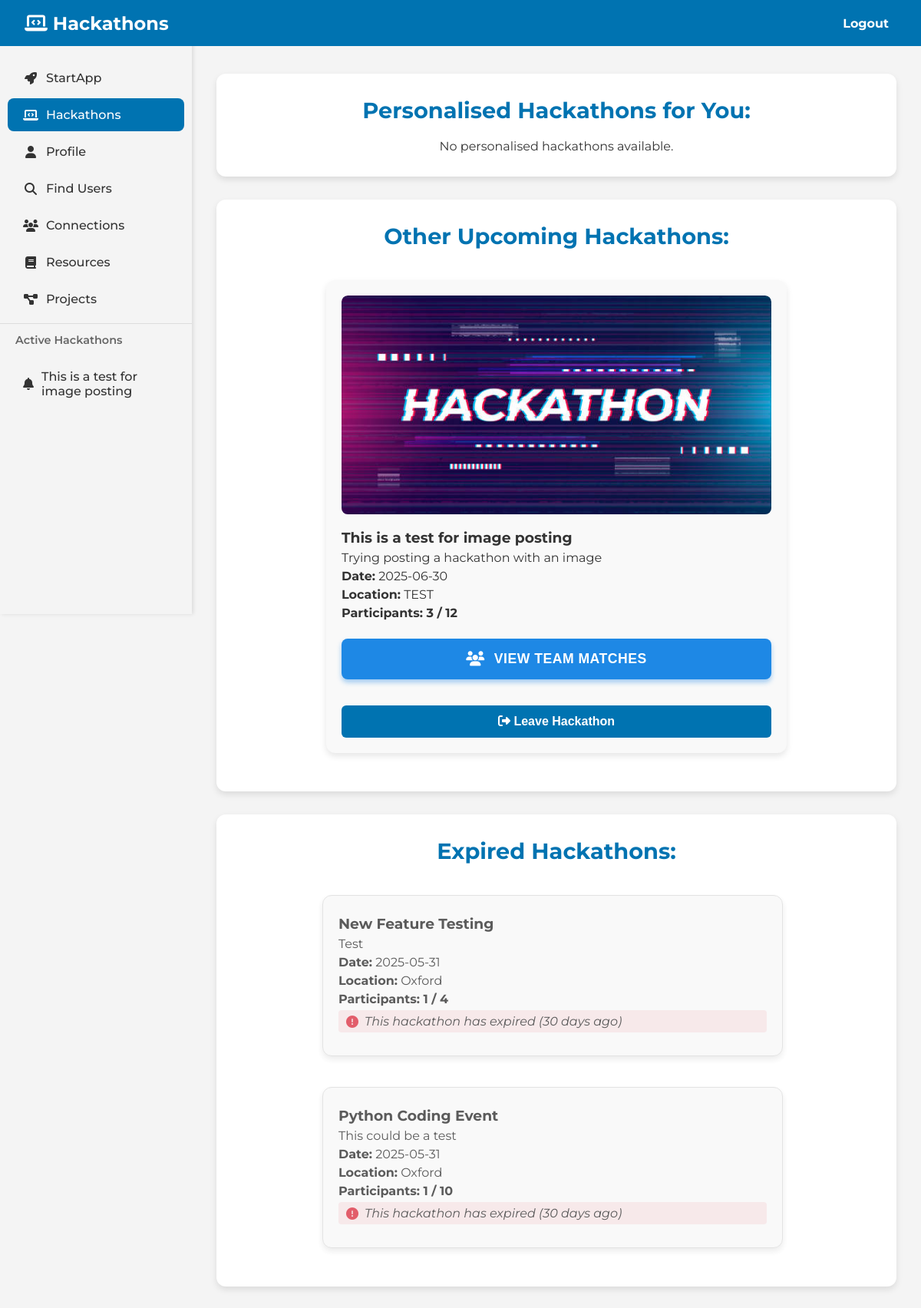
Page /hack (signed in) on the committed database.
### tables this page shows
CREATE TABLE hackathons (
    id INTEGER PRIMARY KEY AUTOINCREMENT,
    title TEXT NOT NULL,
    description TEXT NOT NULL,
    date TEXT NOT NULL,
    location TEXT NOT NULL
, max_participants INTEGER DEFAULT 0, current_participants INTEGER DEFAULT 0, created_by TEXT, image_path TEXT);

### app.py (the view, shortened to what this page needs)
@app.route('/hack', methods=['GET'])
def hack():
    if 'username' not in session:
        flash("Please log in to view hackathons.", "error")
        return redirect(url_for('home'))
    username = session['username']
    today = datetime.now().strftime('%Y-%m-%d')
    today_date = datetime.now().date()
    cleanup_old_hackathons(30)
    active_hackathons = query_db("""
        SELECT h.id, h.title, h.image_path
        FROM hackathons h
        WHERE h.date >= ?
        ORDER BY h.date ASC
    """, [today])
    user_profile = query_db("SELECT skills FROM user_profiles WHERE username = ?", [username], one=True)
    user_skills = user_profile['skills'].split(',') if user_profile and user_profile['skills'] else []
    hackathon_base_query = """
    SELECT h.id, h.title, h.description, h.date, h.location, h.max_participants,
           h.created_by, h.image_path,
           COUNT(p.id) AS current_participants,
           CASE WHEN p2.username IS NOT NULL THEN 1 ELSE 0 END AS joined
    FROM hackathons h
    LEFT JOIN participants p ON h.id = p.hackathon_id
    LEFT JOIN participants p2 ON h.id = p2.hackathon_id AND p2.username = ?
    WHERE h.date >= ?
"""
    if user_skills:
        skill_conditions = " OR ".join([
            "(LOWER(h.title) LIKE LOWER(?) OR LOWER(h.description) LIKE LOWER(?))"
            for _ in user_skills
        ])
        skill_params = [f"%{skill.strip().lower()}%" for skill in user_skills for _ in range(2)]
        matching_hackathons = query_db(f"""
            {hackathon_base_query} AND ({skill_conditions})
            GROUP BY h.id
            ORDER BY h.date ASC
        """, [username, today] + skill_params)
        other_hackathons = query_db(f"""
            {hackathon_base_query} AND NOT ({skill_conditions})
            GROUP BY h.id
            ORDER BY h.date ASC
        """, [username, today] + skill_params)
    expired_hackathons = query_db("""
        SELECT h.id, h.title, h.description, h.date, h.location, h.max_participants,
               h.created_by, h.image_path,
               COUNT(p.id) AS current_participants,
               CASE WHEN p2.username IS NOT NULL THEN 1 ELSE 0 END AS joined
        FROM hackathons h
        LEFT JOIN participants p ON h.id = p.hackathon_id
        LEFT JOIN participants p2 ON h.id = p2.hackathon_id AND p2.username = ?
        WHERE h.date < ?
        GROUP BY h.id
        ORDER BY h.date DESC
    """, [username, today])
    expired_hackathons = [dict(hackathon) for hackathon in expired_hackathons]
    for hackathon in expired_hackathons:
        hackathon_date = datetime.strptime(hackathon['date'], '%Y-%m-%d').date()
        days_expired = (today_date - hackathon_date).days
        hackathon['days_expired'] = days_expired
    return render_template(
        'hack.html',
        matching_hackathons=matching_hackathons,
        other_hackathons=other_hackathons,
        expired_hackathons=expired_hackathons,
        active_hackathons=active_hackathons
    )

### app.py (called while the page is built)
def get_db():
    if 'db' not in g:
        g.db = sqlite3.connect(
            'database.sqlite',
            detect_types=sqlite3.PARSE_DECLTYPES
        )
        g.db.row_factory = sqlite3.Row
    return g.db

def query_db(query, args=(), one=False):
     cur = get_db().execute(query, args)
     rv = cur.fetchall()
     cur.close()
     return (rv[0] if rv else None) if one else rv

### templates/hack.html (shortened to what this page needs)
<!DOCTYPE html>
<html lang="en">
<head>
    <link rel="stylesheet" href="{{ url_for('static', filename='css/hack.css') }}">
</head>
<body>
    <header>
        <div class="navbar">
            <h1><i class="fas fa-laptop-code"></i> Hackathons</h1>
            <nav>
                <ul>
                    <li><a href="/logout">Logout</a></li>
                </ul>
            </nav>
        </div>
    </header>
    <aside class="sidebar">
        <ul id="hackathon-sidebar">
            <li><a href="/"><i class="fas fa-rocket"></i> StartApp</a></li>
            <li><a href="/hack" class="active"><i class="fas fa-laptop-code"></i> Hackathons</a></li>
            <li><a href="/profile"><i class="fas fa-user"></i> Profile</a></li>
            <li><a href="/search_users"><i class="fas fa-search"></i> Find Users</a></li>
            <li>
                <a href="/connections">
                    <i class="fas fa-users"></i> Connections
                </a>
            </li>
            <li><a href="/resources"><i class="fas fa-book"></i> Resources</a></li>
            <li><a href="/projects"><i class="fas fa-project-diagram"></i> Projects</a></li>
            {% if active_hackathons %}
                <li class="sidebar-divider">Active Hackathons</li>
                {% for hackathon in active_hackathons %}
                    <li><a href="/hackathon/{{ hackathon.id }}/updates"><i class="fas fa-bell"></i> {{ hackathon.title }}</a></li>
                {% endfor %}
            {% endif %}
        </ul>
    </aside>
    <main class="container">
        <div id="hackathon-feed">
            <div class="category-container">
                <h2>Personalised Hackathons for You:</h2>
                <div id="personalised-hackathons">
                    {% if matching_hackathons %}
                        {% for hackathon in matching_hackathons %}
                        <div class="hackathon-post" data-id="{{ hackathon.id }}">
                            {% if hackathon.image_path %}
                            <div class="hackathon-image">
                                <img src="{{ url_for('static', filename=hackathon.image_path) }}" alt="{{ hackathon.title }}">
                            </div>
                            {% endif %}
                            <h3>{{ hackathon.title }}</h3>
                            <p>{{ hackathon.description }}</p>
                            <p><strong>Date:</strong> {{ hackathon.date }}</p>
                            <p><strong>Location:</strong> {{ hackathon.location }}</p>
                            <p class="participants-info"><strong>Participants:</strong> {{ hackathon.current_participants }} / {{ hackathon.max_participants }}</p>
                            {% if hackathon.joined %}
                            <div class="team-matching-section">
                                <button class="team-match-btn" onclick="viewTeamMatches('{{ hackathon.id }}')">
                                    <i class="fas fa-users"></i> View Team Matches
                                </button>
                            </div>
                            {% endif %}
                            <div class="button-group">
                                {% if hackathon.joined == 1 %}
                                    <button class="leave-btn" onclick="leaveHackathon('{{ hackathon.id }}')">
                                        <i class="fas fa-sign-out-alt"></i> Leave Hackathon
                                    </button>
                                {% else %}
                                    <button class="join-btn" onclick="joinHackathon('{{ hackathon.id }}')">
                                        <i class="fas fa-sign-in-alt"></i> Join Hackathon
                                    </button>
                                {% endif %}
                                {% if session.get('username') == hackathon.created_by %}
                                    <button class="edit-hackathon-btn" onclick="editHackathon('{{ hackathon.id }}')">
                                        <i class="fas fa-edit"></i> Edit
                                    </button>
                                {% endif %}
                            </div>
                        </div>
                        {% endfor %}
                    {% else %}
                        <p id="no-personalised-message">No personalised hackathons available.</p>
                    {% endif %}
                </div>
            </div>
            <div class="category-container">
                <h2>Other Upcoming Hackathons:</h2>
                <div id="other-hackathons">
                    {% for hackathon in other_hackathons %}
                    <div class="hackathon-post" data-id="{{ hackathon.id }}">
                        {% if hackathon.image_path %}
                        <div class="hackathon-image">
                            <img src="{{ url_for('static', filename=hackathon.image_path) }}" alt="{{ hackathon.title }}">
                        </div>
                        {% endif %}
                        <h3>{{ hackathon.title }}</h3>
                        <p>{{ hackathon.description }}</p>
                        <p><strong>Date:</strong> {{ hackathon.date }}</p>
                        <p><strong>Location:</strong> {{ hackathon.location }}</p>
                        <p class="participants-info"><strong>Participants:</strong> {{ hackathon.current_participants }} / {{ hackathon.max_participants }}</p>
                        {% if hackathon.joined %}
                        <div class="team-matching-section">
                            <button class="team-match-btn" onclick="viewTeamMatches('{{ hackathon.id }}')">
                                <i class="fas fa-users"></i> View Team Matches
                            </button>
                        </div>
                        {% endif %}
                        <div class="button-group">
                            {% if hackathon.joined == 1 %}
                                <button class="leave-btn" onclick="leaveHackathon('{{ hackathon.id }}')">
                                    <i class="fas fa-sign-out-alt"></i> Leave Hackathon
                                </button>
                            {% else %}
                                <button class="join-btn" onclick="joinHackathon('{{ hackathon.id }}')">
                                    <i class="fas fa-sign-in-alt"></i> Join Hackathon
                                </button>
                            {% endif %}
                        </div>
                    </div>
                    {% endfor %}
                </div>
            </div>
            <div class="category-container">
                <h2>Expired Hackathons:</h2>
                <div id="expired-hackathons">
                    {% for hackathon in expired_hackathons %}
                    <div class="hackathon-post expired">
                        <h3>{{ hackathon.title }}</h3>
                        <p>{{ hackathon.description }}</p>
                        <p><strong>Date:</strong> {{ hackathon.date }}</p>
                        <p><strong>Location:</strong> {{ hackathon.location }}</p>
                        <p class="participants-info"><strong>Participants:</strong> {{ hackathon.current_participants }} / {{ hackathon.max_participants }}</p>
                        <p class="expired-note">
                            <i class="fas fa-exclamation-circle"></i>
                            This hackathon has expired
                            {% if hackathon.days_expired == 1 %}
                                (1 day ago)
                            {% else %}
                                ({{ hackathon.days_expired }} days ago)
                            {% endif %}
                        </p>
                    </div>
                    {% endfor %}
                </div>
            </div>
        </div>
    </main>
</body>
</html>

### static/css/hack.css (style rules this page uses)
* { margin: 0; padding: 0; box-sizing: border-box; }
body { font-family: "Montserrat", sans-serif; font-optical-sizing: auto; font-weight: 400; font-style: normal; background-color: #f4f4f4; color: #333; }
.navbar { display: flex; justify-content: space-between; align-items: center; background-color: #0073b1; color: white; padding: 1rem 2rem; position: fixed; top: 0; left: 0; width: 100%; z-index: 1000; height: 60px; }
.navbar h1 { font-size: 1.5rem; }
.navbar ul { list-style: none; display: flex; }
.navbar ul li { margin-left: 2rem; }
.navbar ul li a { font-family: "Montserrat", sans-serif; font-optical-sizing: auto; font-weight: 700; font-style: normal; padding: 10px; background-color: #0073b1; color: white; border: none; cursor: pointer; text-decoration: none; }
.container { margin-left: 250px; padding: 2rem; padding-top: 5rem; width: calc(100% - 250px); }
#hackathon-feed { width: 100%; max-width: 1000px; margin: 0 auto; }
.sidebar { width: 250px; background-color: #f4f4f4; height: 100vh; position: fixed; left: 0; top: 0; z-index: 999; box-shadow: 2px 0px 5px rgba(0, 0, 0, 0.1); padding-top: 80px; }
.sidebar ul { list-style: none; padding: 0; margin: 0; }
.sidebar ul li { margin-bottom: 5px; }
.sidebar ul li a { position: relative; display: flex; align-items: center; color: #333; text-decoration: none; padding: 12px 20px; transition: all 0.3s ease; font-weight: 500; border-radius: 8px; margin: 0 10px; font-family: "Montserrat", sans-serif; font-optical-sizing: auto; font-style: normal; }
.sidebar ul li a i { margin-right: 10px; width: 20px; text-align: center; }
.sidebar ul li a.active { background-color: #0073b1; color: white; }
.category-container { background-color: white; border-radius: 12px; box-shadow: 0px 4px 8px rgba(0, 0, 0, 0.1); margin-bottom: 30px; padding: 30px; width: 100%; }
.category-container h2 { font-size: 1.8rem; font-weight: bold; color: #0073b1; text-align: center; margin-top: 0; margin-bottom: 20px; }
.hackathon-post { width: 100%; max-width: 600px; margin: 20px auto; padding: 20px; background-color: #f9f9f9; border-radius: 12px; box-shadow: 0px 4px 8px rgba(0, 0, 0, 0.1); transition: transform 0.3s ease, box-shadow 0.3s ease; }
.hackathon-post h3, .hackathon-post p { text-align: left; margin: 5px 0; color: #333; }
.participants-info { text-align: left; margin: 10px 0; color: #0073b1; font-weight: bold; }
.hackathon-post.expired { opacity: 0.8; background-color: #f8f8f8; border: 1px solid #ddd; }
.expired-note { color: #dc3545; font-style: italic; margin: 10px 0; padding: 5px 10px; background-color: rgba(220, 53, 69, 0.1); border-radius: 4px; display: flex; align-items: center; gap: 8px; }
.expired-note i { color: #dc3545; }
#expired-hackathons { max-height: 600px; overflow-y: auto; padding-right: 10px; scrollbar-width: thin; scrollbar-color: #888 #f1f1f1; }
.hackathon-post { transition: opacity 0.3s ease, transform 0.3s ease; }
.hackathon-post.expired { transform-origin: top; }
.button-group { display: flex; gap: 10px; align-items: center; margin-top: 10px; }
button { padding: 12px 20px; background-color: #0073b1; color: white; border: none; border-radius: 6px; cursor: pointer; font-size: 1rem; font-weight: bold; transition: background-color 0.3s ease, transform 0.2s ease; width: 100%; margin-top: 10px; }
.hackathon-image { width: 100%; max-height: 300px; overflow: hidden; border-radius: 8px; margin-bottom: 15px; }
.hackathon-image img { width: 100%; height: 100%; object-fit: cover; border-radius: 8px; transition: transform 0.3s ease; }
.sidebar-divider { font-size: 0.9rem; color: #666; padding: 12px 20px; margin-top: 10px; font-weight: 600; border-top: 1px solid #ddd; }
#personalised-hackathons, #other-hackathons, #expired-hackathons { width: 100%; display: flex; flex-direction: column; align-items: center; }
.team-matching-section { margin: 1rem 0; }
.team-match-btn { background-color: #1E88E5; color: white; border: none; padding: 1rem 2rem; border-radius: 8px; cursor: pointer; display: flex; align-items: center; gap: 0.75rem; font-weight: 600; font-size: 1.1rem; transition: all 0.3s ease; width: 100%; justify-content: center; margin: 1.5rem 0; box-shadow: 0 4px 6px rgba(30, 136, 229, 0.4); text-transform: uppercase; letter-spacing: 0.5px; }
.team-match-btn i { font-size: 1.2rem; color: #fff; }

### rows in the picture
hackathons: title "This is a test for image posting", image_path (picture), description "Trying posting a hackathon with an image", date "2025-06-30", location "TEST", current_participants "3", max_participants "12"
hackathons: title "New Feature Testing", description "Test", date "2025-05-31", location "Oxford", current_participants "1", max_participants "4", days_expired "30"
hackathons: title "Python Coding Event", description "This could be a test", date "2025-05-31", location "Oxford", current_participants "1", max_participants "10", days_expired "30"
